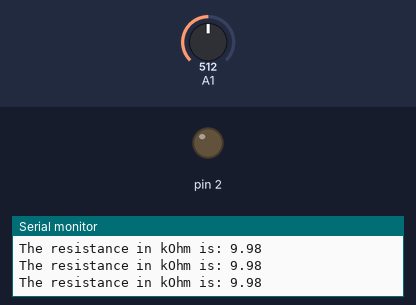
A sketch run on a simulated Arduino Uno, built with avr-gcc and run on an emulated ATmega328P. On the bench: output pins drawn as LEDs (lit = HIGH), the last lines printed to the serial monitor. The inputs (shaded band) are chosen by the test bench; at power-on: A1 = 512.

Above: at 1.2 s.
1.3 s: A1 set to 1006
2.8 s: A1 set to 1022
At 4.0 s:
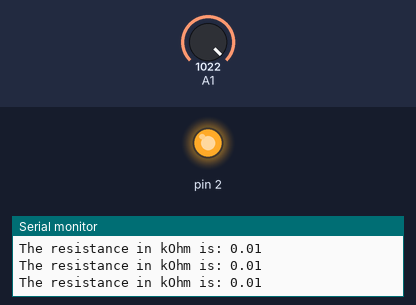
4.3 s: A1 set to 900
At 5.6 s:
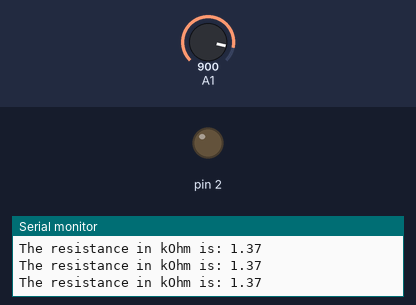
5.9 s: A1 set to 1023
At 7.1 s:
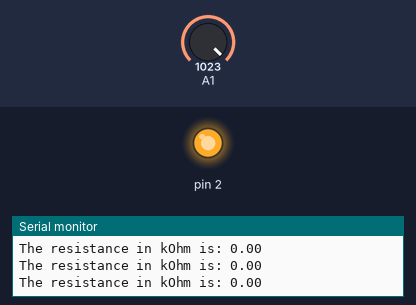
Timing chart, 0 to 8.5 s (numbered marks = the images above; inputs shaded):
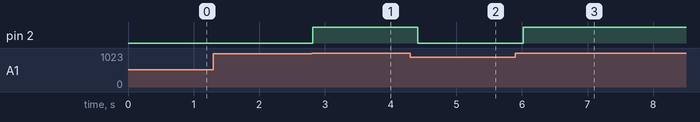

The sketch:

Exp3e.ino
```cpp
float x,y;

void setup() {
  pinMode(A1, INPUT);
  Serial.begin(9600);
  pinMode(2, OUTPUT);
}

void loop() {
  y = analogRead(A1)/1023.0;
  x = (10.00/(y))-10;
  if(x<0.01){
    digitalWrite(2, HIGH);
  }
  else{
    digitalWrite(2, LOW);
  }
  Serial.print("The resistance in kOhm is: ");
  Serial.println(x);

  delay(200);
}
```

Measured:
- the behaviour switches between 1021 and 1022 on A1 (found by bisection; images 0 and 1)
- after the input at 2.8 s, pin 2: LOW → HIGH at once
- after the input at 4.3 s, pin 2: HIGH → LOW after 0.12 s
- after the input at 5.9 s, pin 2: LOW → HIGH after 0.12 s
